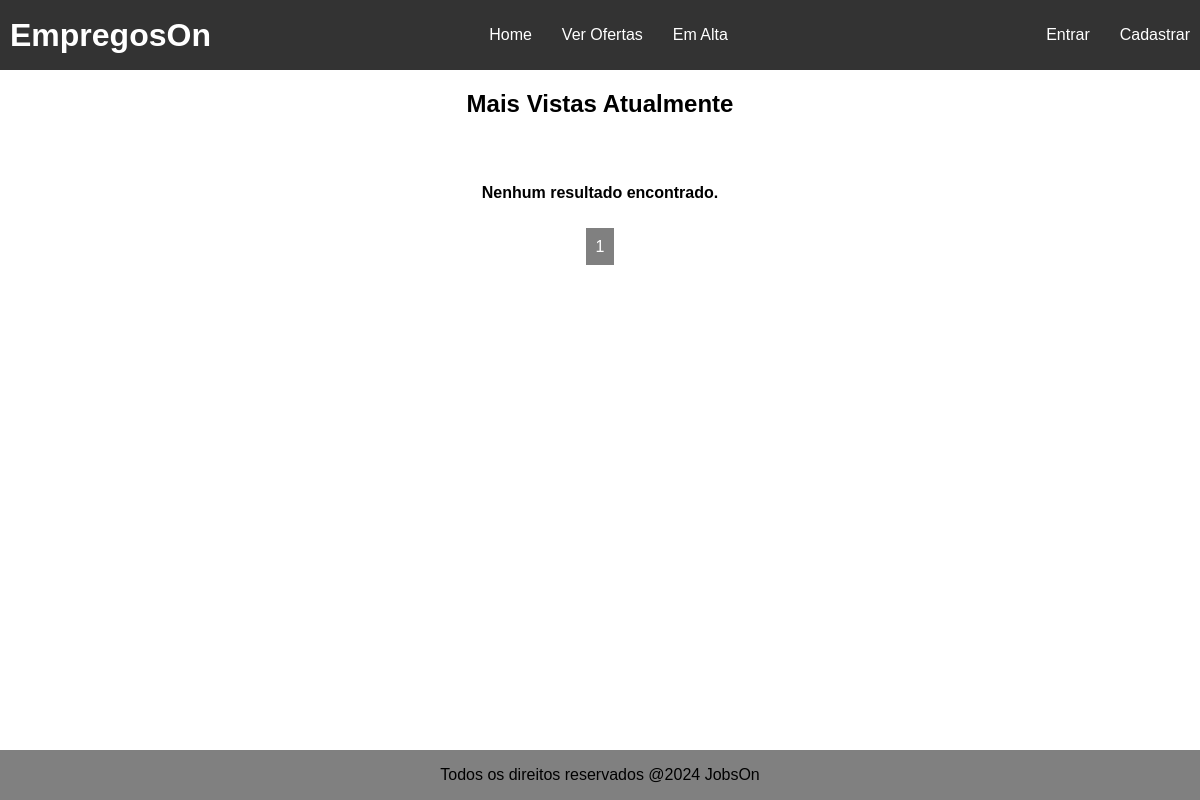
The app's page /popular_offers/, older data.
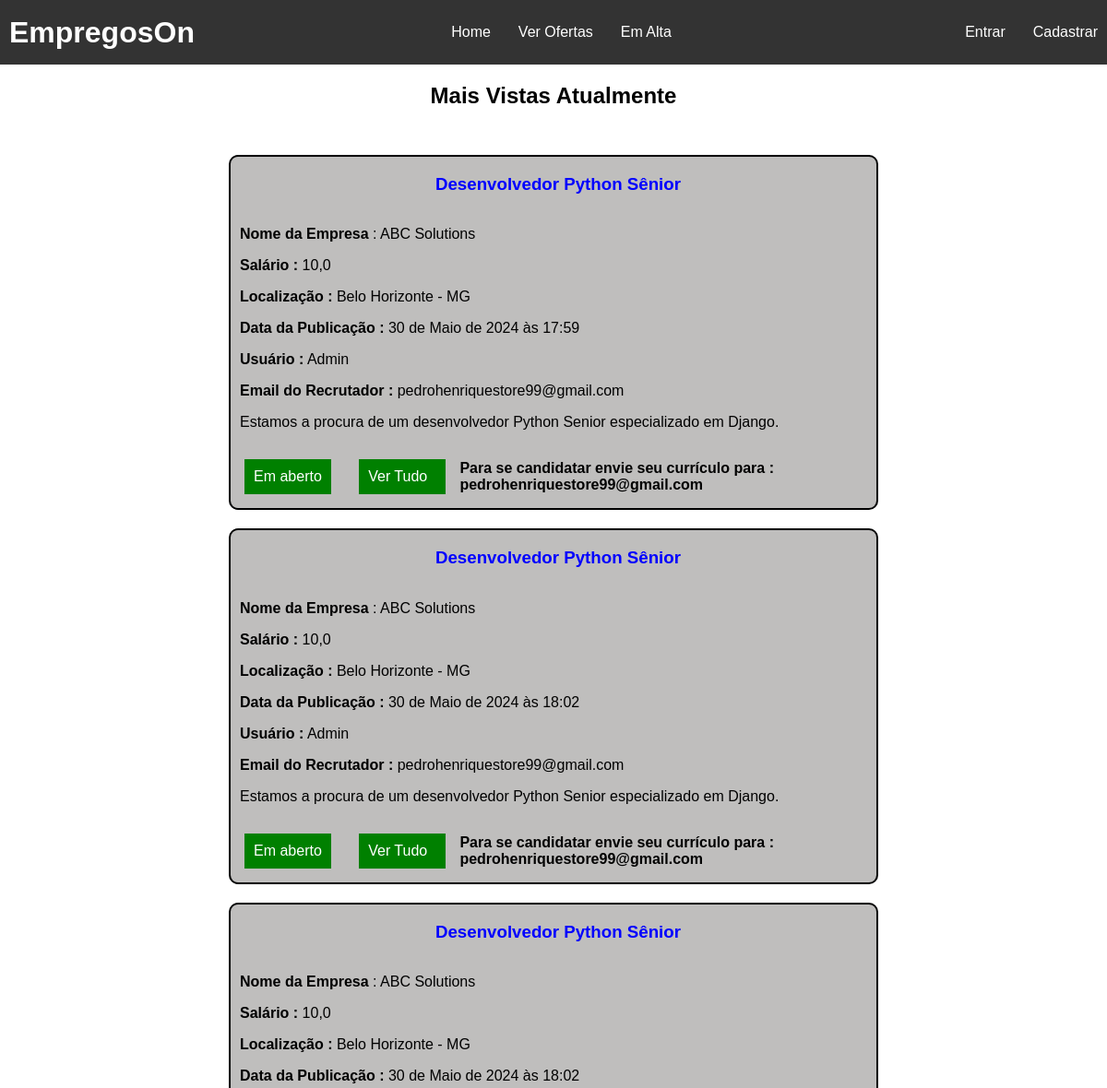
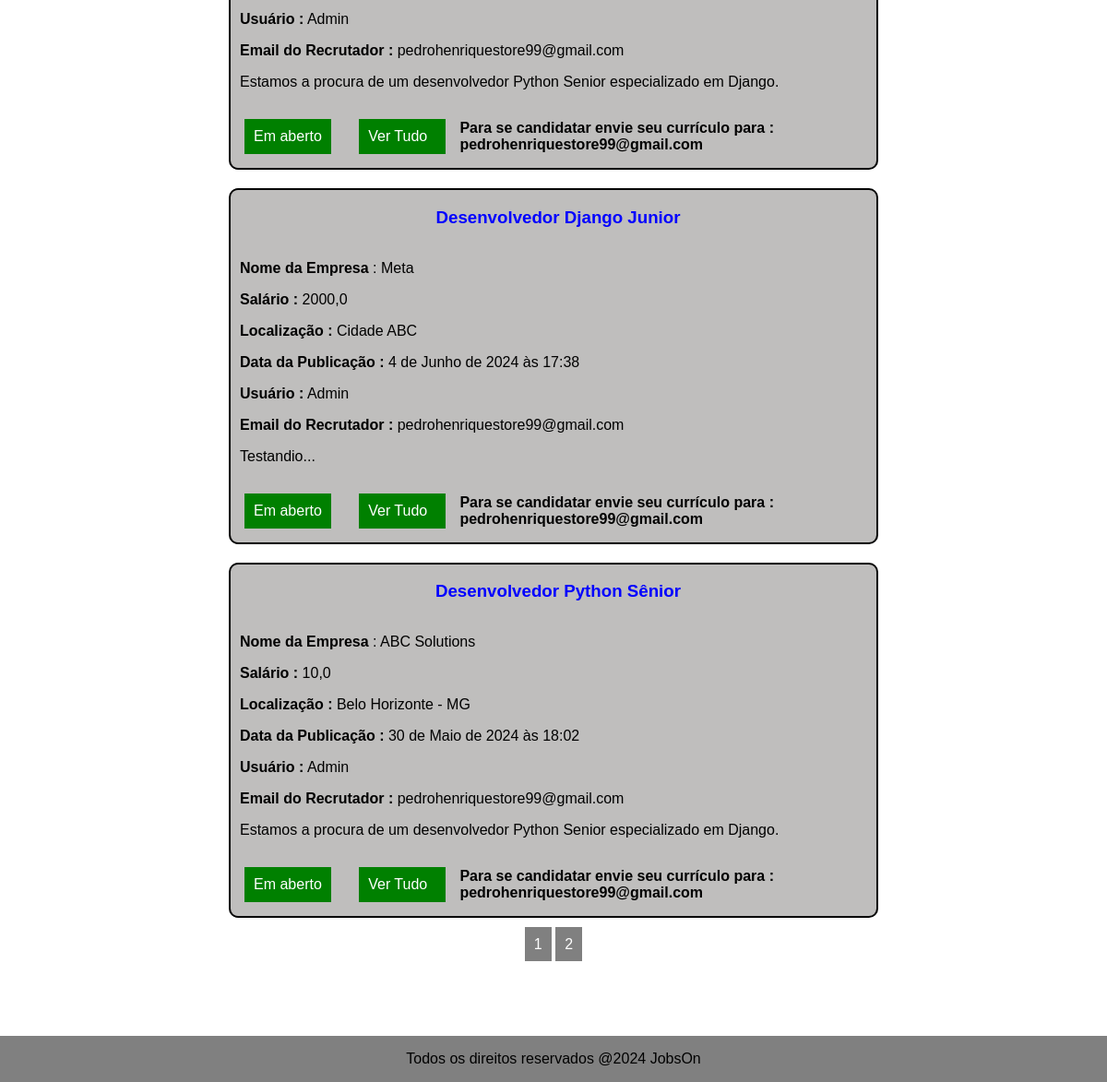
The same page, newer data (2 pictures, top to bottom).
### jobs/models.py (models this page shows, shortened)
class JobOffer(models.Model):
    title = models.CharField(max_length=100)
    description = models.TextField()
    organization_name = models.CharField(max_length=100)
    location = models.CharField(max_length=100)
    publication_date = models.DateTimeField(auto_now_add=True)  # Adicionará automaticamente a data e hora ao campo
    offer_requirements = models.CharField(max_length=300)
    employment_type = models.CharField(max_length=100)
    salary = models.FloatField(blank=True, null=True)  # define que por padrão o campo é não informado
    organization_description = models.TextField()
    autor = models.ForeignKey(User, on_delete=models.PROTECT, related_name='car_user', editable=False, default=1)
    recruiter_email = models.EmailField(editable=False)
    number_of_views = models.IntegerField(default=0, editable=False)
    company_site = models.URLField(max_length=300, blank=True, null=True)
    allowed = models.BooleanField(default=0)  # Controle de permissao para as vagas

### jobs/views.py (the view)
# urls.py: path('popular_offers/', PopularOffers.as_view(), name='popular_offers'),
class PopularOffers(ListView):
    template_name = 'popular_offers.html'
    model = JobOffer
    paginate_by = 5
    def get_queryset(self):
        queryset = super().get_queryset()
        queryset = JobOffer.objects.filter(allowed=1).order_by('-number_of_views')[0:10]  # Captura as 10 offers mais visualizadas
        return queryset

### jobs/templates/popular_offers.html (shortened to what this page needs)
{% extends 'base.html' %}
{% block styles %}
    {{ block.super }}
    {% load static %}
    <link rel="stylesheet" type="text/css" href="{% static 'css/job_list.css' %}">
{% endblock %}
{% block content %}
    <main>
        <h2 class="title-offer-page">Mais Vistas Atualmente</h2>
        <section class="section-content">
            {% if object_list %}
                {% for offer in object_list %}
                    <div class="offer-grid">
                        <h3 class="offer-title">{{ offer.title }}</h3>
                        <p class="p-offer"><strong>Nome da Empresa</strong> : {{ offer.organization_name }}</p>
                        <p class="p-offer"><strong>Salário :</strong> {{ offer.salary }}</p>
                        <p class="p-offer"><strong>Localização :</strong> {{ offer.location }}</p>
                        <p class="p-offer"><strong>Data da Publicação :</strong> {{ offer.publication_date }}</p>
                        <p class="p-offer"><strong>Usuário :</strong> {{ offer.autor|capfirst }}</p>
                        <p class="p-offer"><strong>Email do Recrutador :</strong> {{ offer.recruiter_email }}</p>
                        <p class="p-description"> {{ offer.description }}</p>
                        <div class="btn-joblist-container">
                            <a class="btn-status" href="/">Em aberto</a>
                            <a class="btn-detail" href="{% url 'detail_offer' offer.id %}">Ver Tudo</a>
                            <p class="email-text">Para se candidatar envie seu currículo para : {{ offer.recruiter_email }}</p>
                        </div>
                    </div>
                {% endfor %}
            {% else %}
                    <p class="job-list-advice-null">Nenhum resultado encontrado.</p>
            {% endif %}
            <div class="pagination">
            <span class="step-links">
                    <a class="page-link" href="?page={{ page_obj.number }}">{{ page_obj.number }}</a>
                {% if page_obj.has_next %}
                    <a class="page-link" href="?page={{ page_obj.next_page_number }}">{{ page_obj.next_page_number }}</a>
                {% endif %}
            </span>
        </div>
        </section>
    </main>
{% endblock %}

Row changes from the older to the newer data that the page shows:
now on this page (row edited): JobOffer: title "Desenvolvedor Python Sênior", organization_name "ABC Solutions", salary "10,0", location "Belo Horizonte - MG", publication_date "30 de Maio de 2024 às 17:59", autor "Admin", recruiter_email "pedrohenriquestore99@gmail.com", description "Estamos a procura de um desenvolvedor Python Senior especializado em Django."
now on this page (row edited): JobOffer: title "Desenvolvedor Python Sênior", organization_name "ABC Solutions", salary "10,0", location "Belo Horizonte - MG", publication_date "30 de Maio de 2024 às 18:02", autor "Admin", recruiter_email "pedrohenriquestore99@gmail.com", description "Estamos a procura de um desenvolvedor Python Senior especializado em Django."
now on this page (row edited): JobOffer: title "Desenvolvedor Python Sênior", organization_name "ABC Solutions", salary "10,0", location "Belo Horizonte - MG", publication_date "30 de Maio de 2024 às 18:02", autor "Admin", recruiter_email "pedrohenriquestore99@gmail.com", description "Estamos a procura de um desenvolvedor Python Senior especializado em Django."
added JobOffer: title "Desenvolvedor Django Junior", organization_name "Meta", salary "2000,0", location "Cidade ABC", publication_date "4 de Junho de 2024 às 17:38", autor "Admin", recruiter_email "pedrohenriquestore99@gmail.com", description "Testandio..."
now on this page (row edited): JobOffer: title "Desenvolvedor Python Sênior", organization_name "ABC Solutions", salary "10,0", location "Belo Horizonte - MG", publication_date "30 de Maio de 2024 às 18:02", autor "Admin", recruiter_email "pedrohenriquestore99@gmail.com", description "Estamos a procura de um desenvolvedor Python Senior especializado em Django."
Text that changed along with them:
{{ page_obj.next_page_number }}: (not shown) → "2"
text no longer shown: "Nenhum resultado encontrado."
